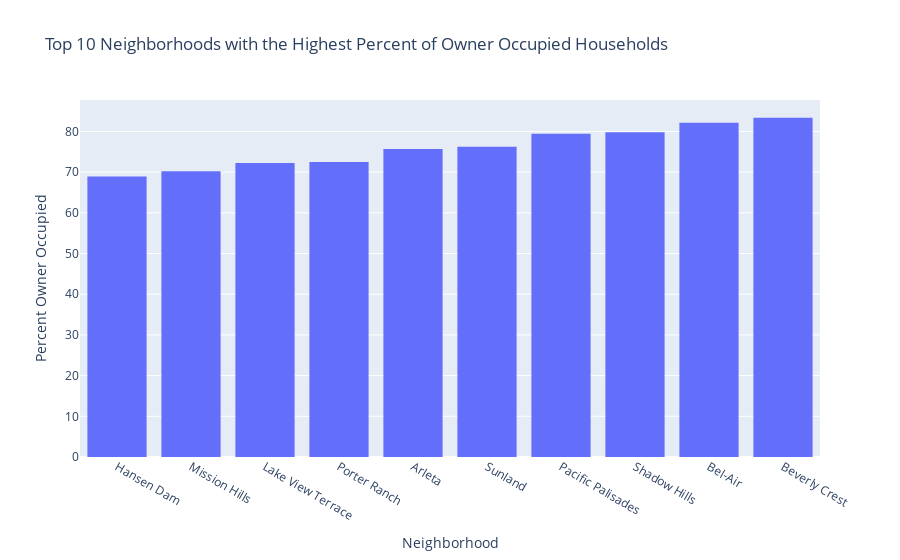

The notebook cell saved with this chart:
### Markdown cell above
This chart shows the 10 neighborhoods in the city of LA with the highest rates of renter occupied households. Six of the ten neighborhoods have rentership rates of 90% or greater. Based on our analysis of race in the midterm, we know that these neighborhoods are predominately neighborhoods of color and also face high rates of rent burden.

### Code cell
fig = px.bar(tenure_sorted.tail(10),
       y='Percent Owner Occupied',
       title='Top 10 Neighborhoods with the Highest Percent of Owner Occupied Households'
      )
fig.update_traces(marker_line_width=0)

fig.show()

### Figure 1 — Plotly figure (JSON) as saved in the notebook; plotly's stock layout.template omitted (floating-point values rounded to 4 significant figures)
{"data": [{"alignmentgroup": "True", "hovertemplate": "Neighborhood=%{x}<br>Percent Owner Occupied=%{y}<extra></extra>", "legendgroup": "", "marker": {"color": "#636efa", "line": {"width": 0}, "pattern": {"shape": ""}}, "name": "", "offsetgroup": "", "orientation": "v", "showlegend": false, "textposition": "auto", "type": "bar", "x": ["Hansen Dam", "Mission Hills", "Lake View Terrace", "Porter Ranch", "Arleta", "Sunland", "Pacific Palisades", "Shadow Hills", "Bel-Air", "Beverly Crest"], "xaxis": "x", "y": [68.92, 70.19, 72.24, 72.48, 75.67, 76.25, 79.45, 79.78, 82.14, 83.34], "yaxis": "y"}], "layout": {"autosize": true, "barmode": "relative", "legend": {"tracegroupgap": 0}, "title": {"text": "Top 10 Neighborhoods with the Highest Percent of Owner Occupied Households"}, "xaxis": {"anchor": "y", "autorange": true, "domain": [0, 1], "range": [-0.5, 9.5], "title": {"text": "Neighborhood"}, "type": "category"}, "yaxis": {"anchor": "x", "autorange": true, "domain": [0, 1], "range": [0, 87.73], "title": {"text": "Percent Owner Occupied"}, "type": "linear"}}}
